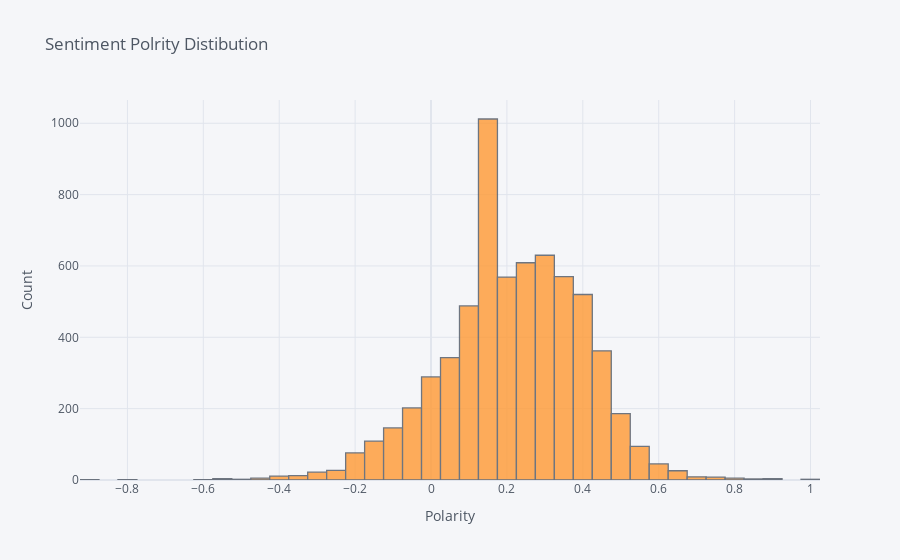

Notebook cell for this chart:
### Code cell
train['polarity'].iplot(kind = 'hist',bins = 50,xTitle= 'Polarity', yTitle = 'Count',
                       title = 'Sentiment Polrity Distibution')

### Figure 1 — Plotly figure (JSON) as saved in the notebook; plotly's stock layout.template omitted (floating-point values rounded to 4 significant figures; data arrays with more than 128 entries replaced by an {"elided": "..."} marker saying what was removed)
{"data": [{"histfunc": "count", "histnorm": "", "marker": {"color": "rgba(255, 153, 51, 1.0)", "line": {"color": "#4D5663", "width": 1.3}}, "name": "polarity", "nbinsx": 50, "opacity": 0.8, "orientation": "v", "type": "histogram", "x": {"elided": "6393 float values"}}], "layout": {"barmode": "overlay", "legend": {"bgcolor": "#F5F6F9", "font": {"color": "#4D5663"}}, "paper_bgcolor": "#F5F6F9", "plot_bgcolor": "#F5F6F9", "title": {"font": {"color": "#4D5663"}, "text": "Sentiment Polrity Distibution"}, "xaxis": {"gridcolor": "#E1E5ED", "showgrid": true, "tickfont": {"color": "#4D5663"}, "title": {"font": {"color": "#4D5663"}, "text": "Polarity"}, "zerolinecolor": "#E1E5ED"}, "yaxis": {"gridcolor": "#E1E5ED", "showgrid": true, "tickfont": {"color": "#4D5663"}, "title": {"font": {"color": "#4D5663"}, "text": "Count"}, "zerolinecolor": "#E1E5ED"}}}
